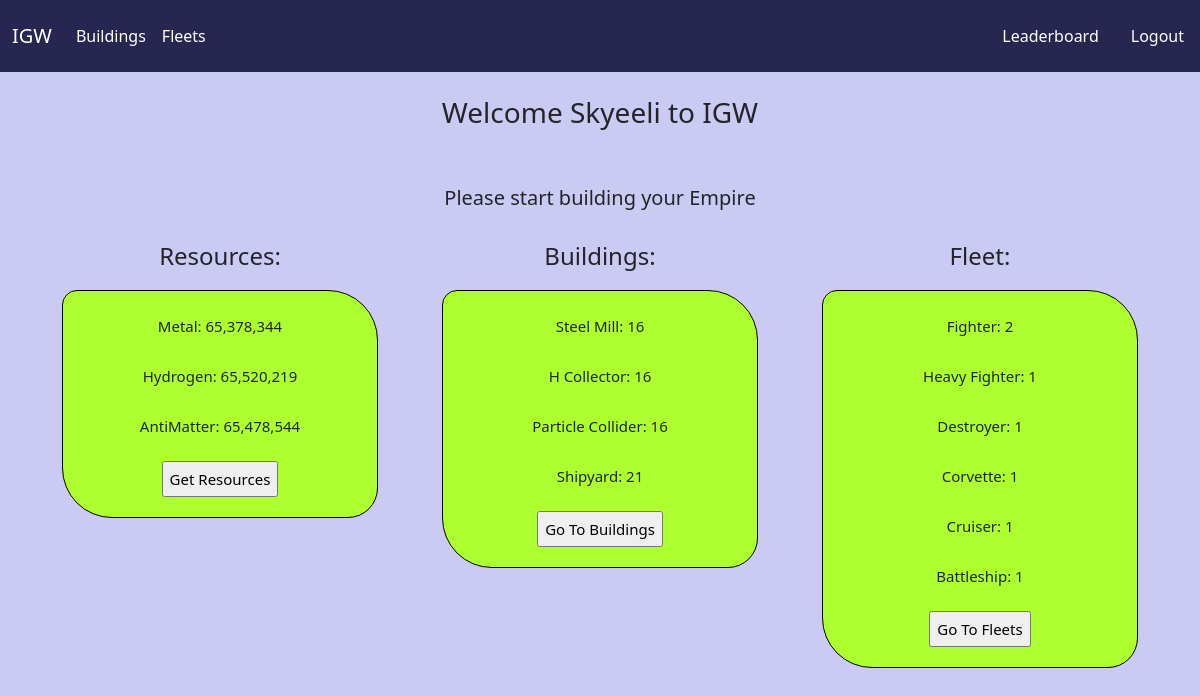
The app's page /game/ (signed in) with its own data.
### game/models.py (models this page shows, shortened)
class Commodity(models.Model):
    Name = models.CharField(primary_key = True, unique=True, max_length=64)
    Metal = models.PositiveIntegerField(default=1000)
    Hydrogen = models.PositiveIntegerField(default=1000)
    AntiMatter = models.PositiveIntegerField(default=1000)
    def __str__(self):
        return f"{self.Name}"

class Building(models.Model):
    Name = models.CharField(primary_key = True, unique=True, max_length=64)
    SteelMill = models.PositiveIntegerField(default=0)
    HCollector = models.PositiveIntegerField(default=0)
    ParticleCollider = models.PositiveIntegerField(default=0)
    ShipFactory = models.PositiveIntegerField(default=0)

class Fleet(models.Model):
    Name = models.CharField(primary_key = True, unique=True, max_length=64)
    Fighter = models.PositiveIntegerField(default=0)
    HeavyFighter = models.PositiveIntegerField(default=0)
    Destroyer = models.PositiveIntegerField(default=0)
    Corvette = models.PositiveIntegerField(default=0)
    Cruiser = models.PositiveIntegerField(default=0)
    Battleship = models.PositiveIntegerField(default=0)

### game/views.py (the view, shortened to what this page needs)
# urls.py: path('game/', include("game.urls")),
def game(request):
    if not request.user.is_authenticated:
        return HttpResponseRedirect(reverse("index"))
    if request.method == "POST":
        ResourceGather(request)
    player = str(request.user.username)
    try:
        comm = str(Commodity.objects.get(Name=player))
    except:
        comm = "labia"
    c = player.strip()
    p = comm.strip()
    if p == c:
        return render(request, "game/game.html", {
        "user": request.user,
        "comms": Commodity.objects.get(Name=player),
        "builds": Building.objects.get(Name=player),
        "ships": Fleet.objects.get(Name=player),
        })

### game/templates/game/game.html (shortened to what this page needs)
{% extends "game/layout.html" %}
{% load humanize %}
{% block body %}
    <br>
    <h3>Welcome {{ user.username.capitalize }} to IGW</h3><br><br>
    <h5>Please start building your Empire</h5><br>
    <div class="container-sm">
        <div class="row">
            <div class="col">
                <h4>Resources:</h4>
                <div class="flex-container horse">
                    <div>Metal: {{ comms.Metal|intcomma }}</div>
                    <div>Hydrogen: {{ comms.Hydrogen|intcomma }}</div>
                    <div>AntiMatter: {{ comms.AntiMatter|intcomma }}</div>
                    <div>
                        <form method="post" action="" name="resource">
                            <input type="submit" value="Get Resources">
                        </form>
                    </div>
                </div>
            </div>
            <div class="col">
                <h4>Buildings:</h4>
                <div class="flex-container horse">
                    <div>Steel Mill: {{ builds.SteelMill }}</div>
                    <div>H Collector: {{ builds.HCollector }}</div>
                    <div>Particle Collider: {{ builds.ParticleCollider }}</div>
                    <div>Shipyard: {{ builds.ShipFactory }}</div>
                    <div>
                        <form method="get" action="buildings">
                            <input type="submit" value="Go To Buildings">
                        </form>
                    </div>
                </div>
            </div>
            <div class="col">
                <h4>Fleet:</h4>
                <div class="flex-container horse">
                    <div>Fighter: {{ ships.Fighter }}</div>
                    <div>Heavy Fighter: {{ ships.HeavyFighter }}</div>
                    <div>Destroyer: {{ ships.Destroyer }}</div>
                    <div>Corvette: {{ ships.Corvette }}</div>
                    <div>Cruiser: {{ ships.Cruiser }}</div>
                    <div>Battleship: {{ ships.Battleship }}</div>
                    <div>
                        <form method="get" action="fleets">
                            <input type="submit" value="Go To Fleets">
                        </form>
                    </div>
                </div>
            </div>
        </div>
    </div>
    {% endblock %}

### game/static/game/styles.css (style rules this page uses)
h3, h5, h4 { text-align: center; }
body { background-color: rgb(202, 202, 243) }
.horse { display: flex; flex-direction: column; background-color: greenyellow; flex-wrap: nowrap; padding: 10px; margin: 20px; justify-content: center; align-items: center; border: 1px solid black; border-radius: 15px 50px 30px }
.flex-container > div { width: 180px; margin: 10px; text-align: center; line-height: 30px; font-size: 15px; }

### records on screen
Commodity: Metal "65,378,344", Hydrogen "65,520,219", AntiMatter "65,478,544"
Building: SteelMill "16", HCollector "16", ParticleCollider "16", ShipFactory "21"
Fleet: Fighter "2", HeavyFighter "1", Destroyer "1", Corvette "1", Cruiser "1", Battleship "1"

### other values on screen
{{ user.username.capitalize }} "Skyeeli"
